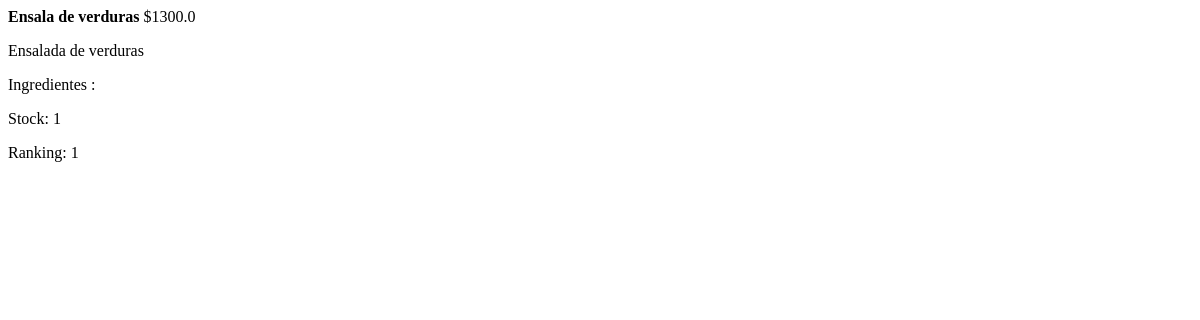
/view_product (signed in), run on an earlier commit of the app's database.
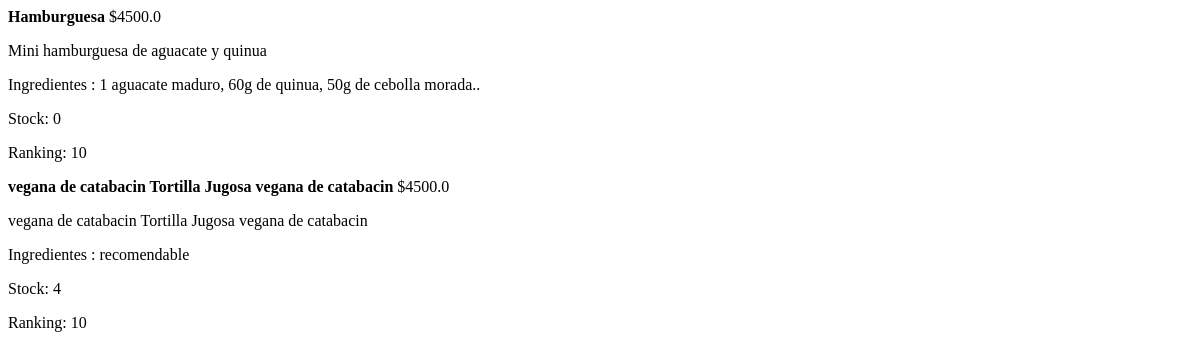
And on a later commit of the database.
### tables this page shows
CREATE TABLE product (
      id_product INTEGER PRIMARY KEY AUTOINCREMENT,
      name TEXT,
      description TEXT,
      ingredients TEXT,
      inf_nutrition TEXT,
      price FLOAT,
      stock INT,
      date DATETIME,
      ranking INT,
      id_category INT,
      FOREIGN KEY (id_category) REFERENCES category(id_category)
    );

### main.py (the view)
@app.route('/view_product')
def view_product():
    if (not('id_user' in session)):
      return redirect(url_for('main'))
    return render_template('view_product.html', products = cnx.product_findall())

### modelos/Connection.py (called while the page is built)
    def fetch_data(self, query, values=None):
        if values:
            self.cursor.execute(query, values)
        else:
            self.cursor.execute(query)
        return self.cursor.fetchall()

    def product_findall(self):
        return self.fetch_data("SELECT * FROM product")

### templates/view_product.html (shortened to what this page needs)
<section class="">
{% if products|length > 0 %}
<div id="{{ id_category }}" class="w3-container menu w3-padding-32 w3-white">
{% for product in products %}
<p class="h1"><b>{{product[1]}}</b> <span class="w3-right w3-tag w3-dark-grey w3-round">${{product[5]}}</span></p>
  <p class="w3-text-grey">{{product[2]}}</p>
  <p class="w3-text-grey">Ingredientes : {{product[4]}}</p>
  <p class="w3-text-grey">Stock: {{product[6]}}</p>
  <p class="w3-text-grey">Ranking: {{product[8]}}</p>
{% endfor %}
</div>
{% else %}
<p class="h5">No se encontraron registros de porductos en la base de datos</p>
{% endif %}
</section>

What changed in the data, as far as the page shows it:
removed product: name "Ensala de verduras", price "1300.0", description "Ensalada de verduras", stock "1", ranking "1"
added product: name "Hamburguesa", price "4500.0", description "Mini hamburguesa de aguacate y quinua", inf_nutrition "1 aguacate maduro, 60g de quinua, 50g de cebolla morada..", stock "0", ranking "10"
added product: name "vegana de catabacin Tortilla Jugosa vegana de catabacin", price "4500.0", description "vegana de catabacin Tortilla Jugosa vegana de catabacin", inf_nutrition "recomendable", stock "4", ranking "10"
